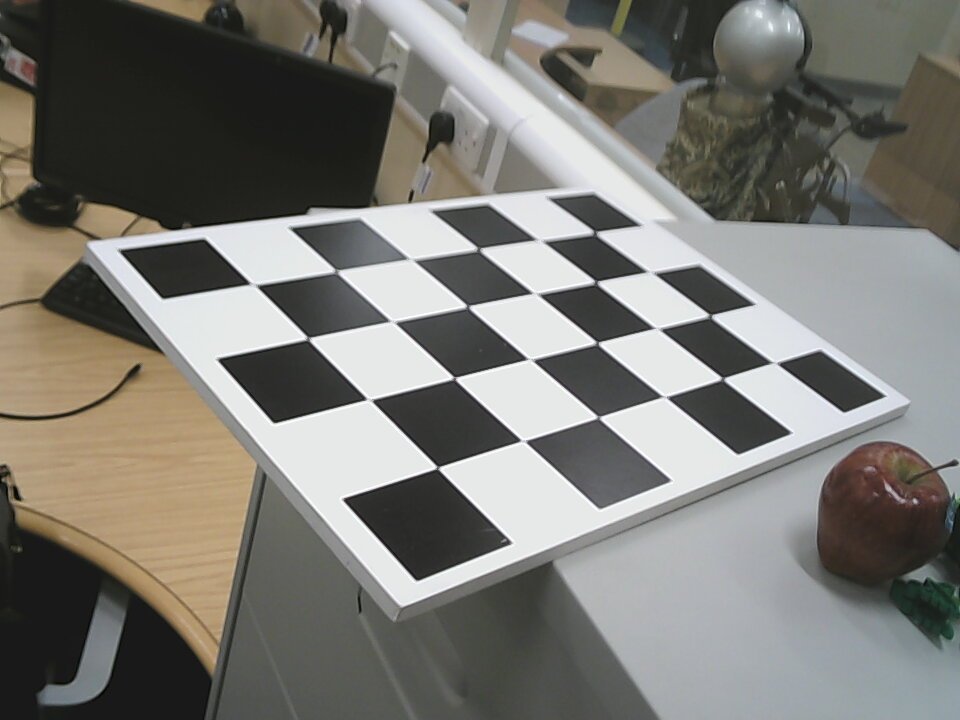
#> input picture scripts/camera_calibration/old_webcam_calibration_images/2022-04-25-100447.jpg, 960 x 720 px; its folder holds 4 pictures in this run
$ python camera_calibrate.py
#> lines starting #> are read from the running program, lines starting #| are printed output that depends on the picture
# Taken from https://github.com/kyle-bersani/opencv-examples/blob/master/CalibrationByChessboard/CalibrateCamera.py
# System information:
# - Linux Mint 18.1 Cinnamon 64-bit
# - Python 2.7 with OpenCV 3.2.0
# Resources:
# - OpenCV-Python tutorial for calibration: http://opencv-python-tutroals.readthedocs.io/en/latest/py_tutorials/py_calib3d/py_calibration/py_calibration.html
#   - Variable names were changed for clarity

import numpy as np
import cv2
import yaml
import glob

# Create arrays you'll use to store object points and image points from all images processed
objpoints = []  # 3D point in real world space where chess squares are
imgpoints = []  # 2D point in image plane, determined by CV2

# Chessboard variables
CHESSBOARD_CORNERS_ROWCOUNT = 6
CHESSBOARD_CORNERS_COLCOUNT = 4

# Theoretical object points for the chessboard we're calibrating against,
# These will come out like:
#     (0, 0, 0), (1, 0, 0), ...,
#     (CHESSBOARD_CORNERS_ROWCOUNT-1, CHESSBOARD_CORNERS_COLCOUNT-1, 0)
# Note that the Z value for all stays at 0, as this is a printed out 2D image
# And also that the max point is -1 of the max because we're zero-indexing
# The following line generates all the tuples needed at (0, 0, 0)
objp = np.zeros(
    (CHESSBOARD_CORNERS_ROWCOUNT * CHESSBOARD_CORNERS_COLCOUNT, 3), np.float32
)
# The following line fills the tuples just generated with their values (0, 0, 0), (1, 0, 0), ...
objp[:, :2] = np.mgrid[
    0:CHESSBOARD_CORNERS_ROWCOUNT, 0:CHESSBOARD_CORNERS_COLCOUNT
].T.reshape(-1, 2)

# Need a set of images or a video taken with the camera you want to calibrate
# I'm using a set of images taken with the camera with the naming convention:
# 'camera-pic-of-chessboard-<NUMBER>.jpg'
# Assuming the images are JPEGs. Change '*.jpg' to '*.png' if your images are PNG files.
images = glob.glob("./scripts/camera_calibration/old_webcam_calibration_images/*.jpg")
# All images used should be the same size, which if taken with the same camera shouldn't be a problem
imageSize = None  # Determined at runtime

# Loop through images glob'ed
for iname in images:
    # Open the image
    img = cv2.imread(iname)
#> img is the input picture: shape (720, 960, 3); mean B, G, R 115.9, 121.5, 122.8
    gray = cv2.cvtColor(img, cv2.COLOR_BGR2GRAY)
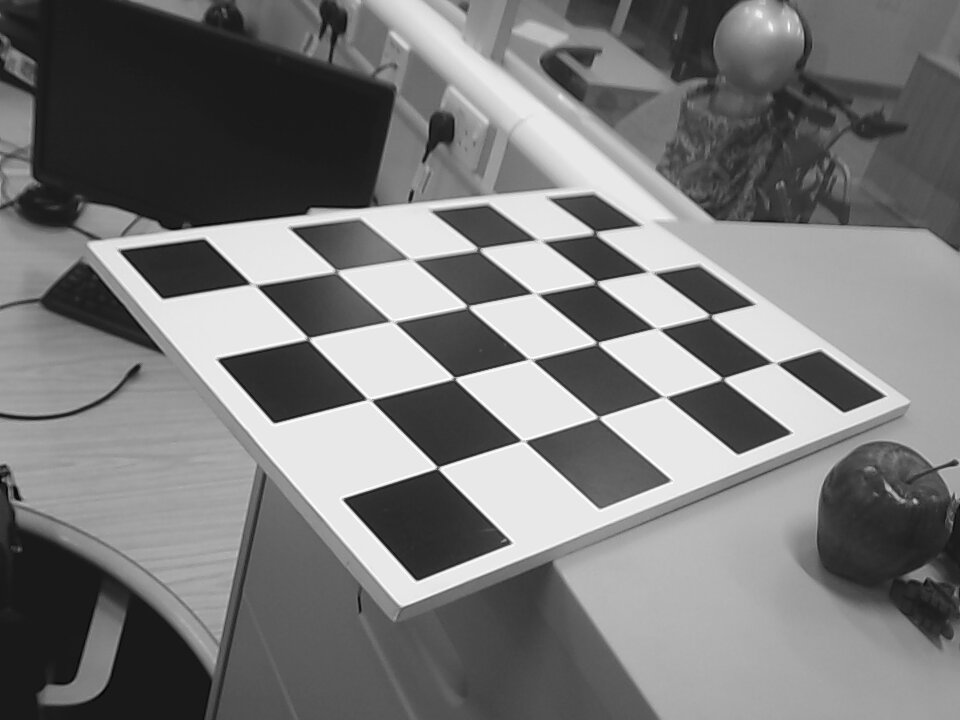
#> gray: shape (720, 960); min 3, max 255, mean 121.2

    # Find chessboard in the image, setting PatternSize(2nd arg) to a tuple of (#rows, #columns)
    board, corners = cv2.findChessboardCorners(
        gray, (CHESSBOARD_CORNERS_ROWCOUNT, CHESSBOARD_CORNERS_COLCOUNT), None
    )
#> board = True; corners = 24 rows, first 8: [253.5, 284.5], [336.5, 271.5], [409.5, 258.2], [478.5, 248.5], [541.8, 240.7], [595, 233], [308, 338.5], [390.2, 320.6]

    # If a chessboard was found, let's collect image/corner points
    if board:
        # Add the points in 3D that we just discovered
        objpoints.append(objp.astype(np.float32))

        # Enhance corner accuracy with cornerSubPix
        corners_acc = cv2.cornerSubPix(
            image=gray,
            corners=corners,
            winSize=(11, 11),
            zeroZone=(-1, -1),
            criteria=(cv2.TERM_CRITERIA_EPS + cv2.TERM_CRITERIA_MAX_ITER, 30, 0.001),
        )  # Last parameter is about termination critera
#> corners_acc = 24 rows, first 8: [253.1, 284.5], [336.3, 271.2], [411.3, 259.3], [478.5, 249], [539.1, 240.1], [594.8, 232.6], [308, 338.5], [392.6, 321.6]
        imgpoints.append((corners_acc))

        # If our image size is unknown, set it now
        if not imageSize:
            imageSize = gray.shape[::-1]
#> imageSize = (960, 720)

        """# Draw the corners to a new image to show whoever is performing the calibration
        # that the board was properly detected
        img = cv2.drawChessboardCorners(
            img,
            (CHESSBOARD_CORNERS_ROWCOUNT, CHESSBOARD_CORNERS_COLCOUNT),
            corners_acc,
            board,
        )
        # Pause to display each image, waiting for key press
        # cv2.imshow("Chessboard", img)
        # cv2.waitKey(0)"""
    else:
        print("Not able to detect a chessboard in image: {}".format(iname))
#> pass 2 of the loop `for iname in images:`:
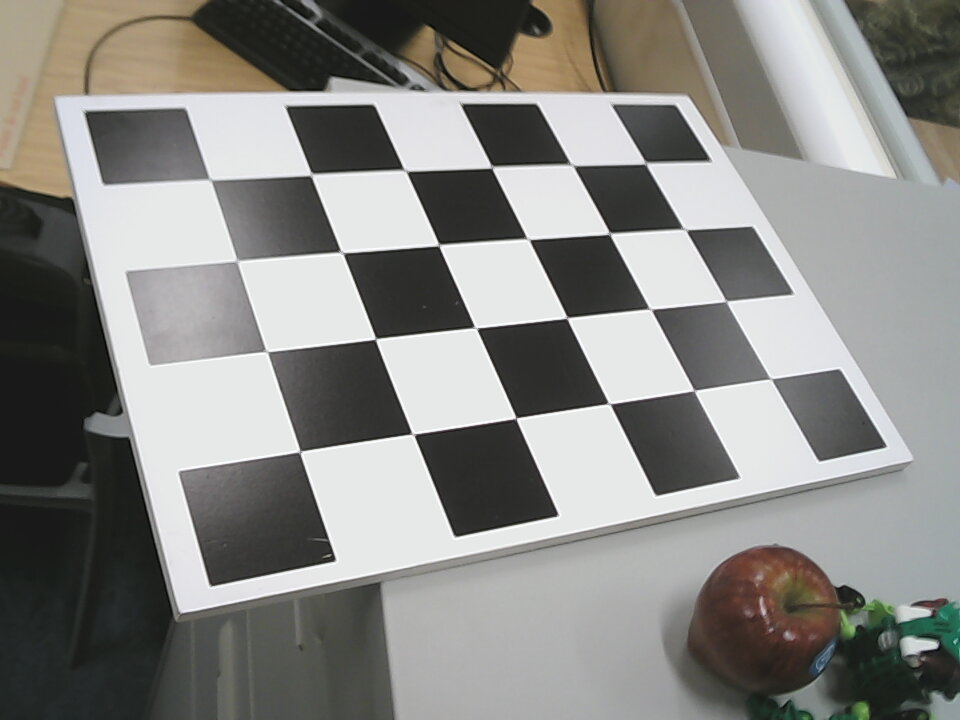
#> input picture scripts/camera_calibration/old_webcam_calibration_images/2022-04-25-100453.jpg, 960 x 720 px
#> img is the input picture: shape (720, 960, 3); mean B, G, R 132.1, 135.5, 135.9
#> `gray = cv2.cvtColor(img, cv2.COLOR_BGR2GRAY)`:
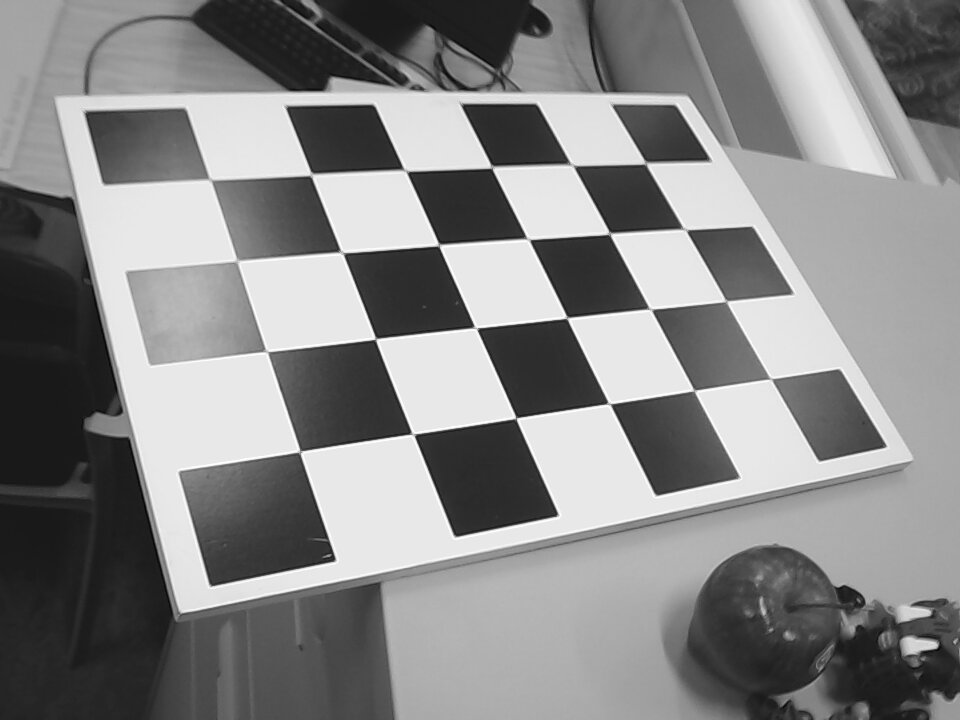
#> gray: shape (720, 960); min 4, max 255, mean 135.2
#> corners = 24 rows, first 8: [209.5, 180], [311.5, 174.5], [405, 170.5], [491.5, 167], [573.5, 166.9], [645.4, 164.2], [237, 260.5], [342, 252]
#> corners_acc = 24 rows, first 8: [210.2, 179.6], [311.3, 174.5], [405.2, 170.6], [491.7, 167.3], [572.1, 165], [645.7, 163.2], [237.1, 260.6], [341.9, 252.4]
#> pass 3 of the loop `for iname in images:`:
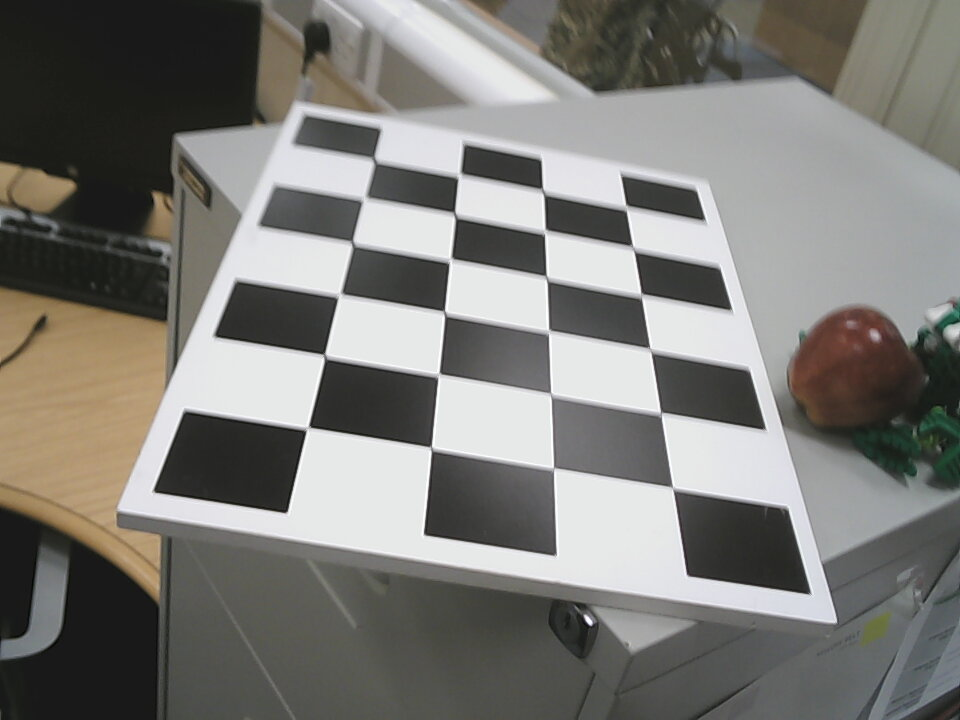
#> input picture scripts/camera_calibration/old_webcam_calibration_images/2022-04-25-100504.jpg, 960 x 720 px
#> img is the input picture: shape (720, 960, 3); mean B, G, R 118.6, 122.9, 124.1
#> `gray = cv2.cvtColor(img, cv2.COLOR_BGR2GRAY)`:
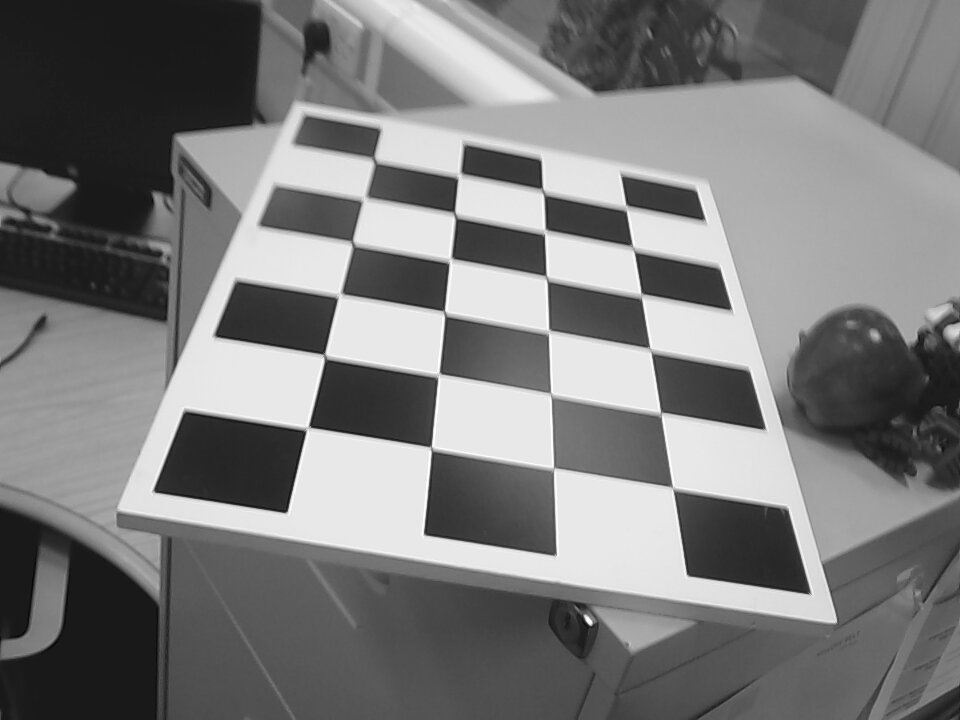
#> gray: shape (720, 960); min 4, max 255, mean 122.8
#> corners = 24 rows, first 8: [307.5, 428.5], [324.5, 356.5], [339.5, 295.5], [352.5, 242.8], [365.5, 200], [375, 159.3], [431.5, 448.5], [439, 375.5]
#> corners_acc = 24 rows, first 8: [307.5, 427.9], [324.5, 355.7], [339.4, 295.1], [352.4, 242.9], [364, 198.8], [374, 159.9], [431.2, 447.9], [438.6, 374.7]
#> the loop made 4 passes; the first 3 are shown

# Destroy any open CV windows
# cv2.destroyAllWindows()

# Make sure at least one image was found
if len(images) < 1:
    # Calibration failed because there were no images, warn the user
    print(
        "Calibration was unsuccessful. No images of chessboards were found. Add images of chessboards and use or alter the naming conventions used in this file."
    )
    # Exit for failure
    exit()

# Make sure we wcalere able to calibrate on at least one chessboard by checking
# if we ever determined the image size
if not imageSize:
    # Calibration failed because we didn't see any chessboards of the PatternSize used
    print(
        "Calibration was unsuccessful. We couldn't detect chessboards in any of the images supplied. Try changing the patternSize passed into findChessboardCorners(), or try different pictures of chessboards."
    )
    # Exit for failure
    exit()

# Do traditional calibration


# Now that we've seen all of our images, perform the camera calibration
# based on the set of points we've discovered
# calibration, cameraMatrix, distCoeffs, rvecs, tvecs = cv2.calibrateCamera(

K = np.zeros((3, 3))
#> K = [[0, 0, 0], [0, 0, 0], [0, 0, 0]]
D = np.zeros((4, 1))
objpoints = np.expand_dims(np.asarray(objpoints), -2)
rms, K, D, rvecs, tvecs = cv2.fisheye.calibrate(
    objpoints,
    imgpoints,
    imageSize,
    K,
    D,
    flags=cv2.fisheye.CALIB_RECOMPUTE_EXTRINSIC
    + cv2.fisheye.CALIB_CHECK_COND
    + cv2.fisheye.CALIB_FIX_SKEW,
)

# rms, K, D, rvecs, tvecs = cv2.fisheye.calibrate(    objectPoints, imagePoints, imageSize, K, D)

# print image size

# objpoints = np.array(objpoints, dtype=np.float64)


"""calibration, cameraMatrix, distCoeffs, rvecs, tvecs = cv2.fisheye.calibrate(
    image_size=imageSize,
    objectPoints=objpoints,
    imagePoints=imgpoints,
    K=K,
    D=D,
)
"""
# Print matrix and distortion coefficient to the console
print("Camera intrinsic parameters matrix:\n{}".format(K))
print("Camera distortion coefficients:\n{}".format(D))
print("Camera rotation vectors:\n{}".format(rvecs))
print("Camera translation vectors:\n{}".format(tvecs))
print("Camera calibration error: {}".format(rms))


# Save values to be used where matrix+dist is required, for instance for posture estimation
# Instead of pickle, use yaml
f = open("calibration.yaml", "w")
yaml.dump((K, D, rvecs, tvecs), f)
f.close()


# Print to console our success
print(
    "Calibration successful. Calibration file used: {}".format("calibration_fish.yaml")
)
